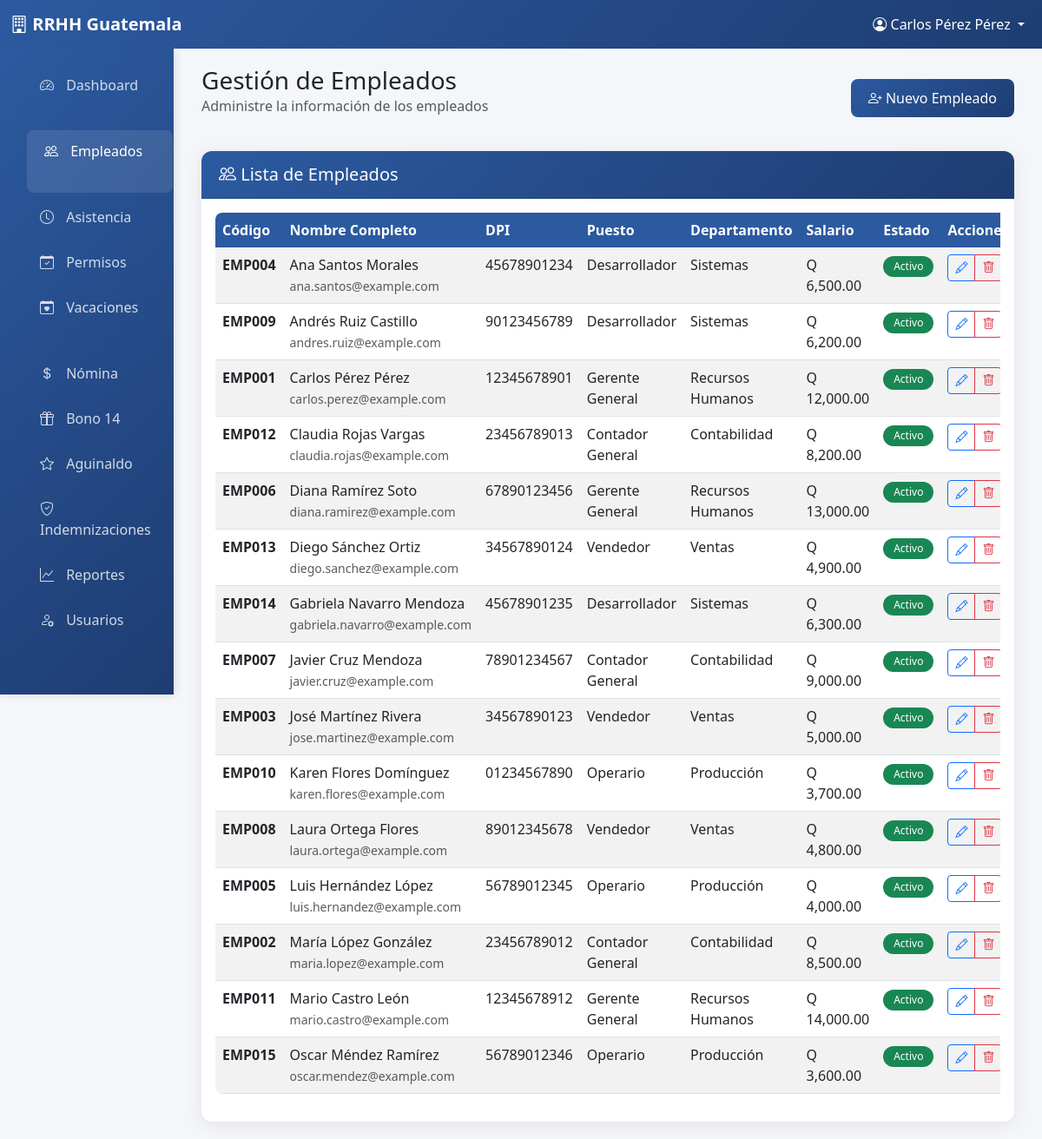
The page /empleados.php (signed in) on the database its author committed.
### tables this page shows
CREATE TABLE `empleados` (
  `id_empleado` int(11) NOT NULL,
  `codigo_empleado` varchar(20) NOT NULL,
  `nombres` varchar(100) NOT NULL,
  `apellidos` varchar(100) NOT NULL,
  `dpi` varchar(20) NOT NULL,
  `nit` varchar(15) DEFAULT NULL,
  `telefono` varchar(15) DEFAULT NULL,
  `email` varchar(100) DEFAULT NULL,
  `direccion` text DEFAULT NULL,
  `fecha_nacimiento` date DEFAULT NULL,
  `sexo` enum('M','F') DEFAULT NULL,
  `estado_civil` enum('soltero','casado','divorciado','viudo','union_hecho') DEFAULT NULL,
  `numero_igss` varchar(20) DEFAULT NULL,
  `numero_irtra` varchar(20) DEFAULT NULL,
  `numero_cuenta_bancaria` varchar(30) DEFAULT NULL,
  `banco` varchar(50) DEFAULT NULL,
  `id_puesto` int(11) DEFAULT NULL,
  `fecha_ingreso` date NOT NULL,
  `fecha_salida` date DEFAULT NULL,
  `salario_base` decimal(10,2) NOT NULL,
  `bonificacion_decreto` decimal(10,2) DEFAULT 250.00,
  `estado` enum('activo','inactivo','suspendido','finiquitado') DEFAULT 'activo',
  `foto` blob DEFAULT NULL,
  `fecha_creacion` timestamp NOT NULL DEFAULT current_timestamp(),
  `fecha_modificacion` timestamp NOT NULL DEFAULT current_timestamp() ON UPDATE current_timestamp()
);

CREATE TABLE `puestos` (
  `id_puesto` int(11) NOT NULL,
  `nombre` varchar(100) NOT NULL,
  `descripcion` text DEFAULT NULL,
  `salario_base` decimal(10,2) NOT NULL,
  `id_departamento` int(11) DEFAULT NULL,
  `estado` enum('activo','inactivo') DEFAULT 'activo',
  `fecha_creacion` timestamp NOT NULL DEFAULT current_timestamp()
);

CREATE TABLE `departamentos` (
  `id_departamento` int(11) NOT NULL,
  `nombre` varchar(100) NOT NULL,
  `descripcion` text DEFAULT NULL,
  `jefe_departamento` int(11) DEFAULT NULL,
  `estado` enum('activo','inactivo') DEFAULT 'activo',
  `fecha_creacion` timestamp NOT NULL DEFAULT current_timestamp()
);

### empleados.php (the view, shortened to what this page needs)
<?php
$database = new Database();
$db = $database->getConnection();
$action = $_GET['action'] ?? 'listar';
if ($action == 'listar') {
    $stmt = $db->query("
        SELECT e.*, p.nombre as puesto, d.nombre as departamento
        FROM empleados e
        LEFT JOIN puestos p ON e.id_puesto = p.id_puesto
        LEFT JOIN departamentos d ON p.id_departamento = d.id_departamento
        WHERE e.estado != 'finiquitado'
        ORDER BY e.nombres, e.apellidos
    ");
    $empleados = $stmt->fetchAll(PDO::FETCH_ASSOC);
}
include 'includes/header.php';
?>
<div class="container-fluid">
    <div class="row">
        <?php include 'includes/sidebar.php'; ?>
        <div class="col-lg-10">
            <div class="main-content">
                <?php if ($action == 'listar'): ?>
                <div class="d-flex justify-content-between align-items-center mb-4">
                    <div>
                        <h1 class="h3 mb-0">Gestión de Empleados</h1>
                        <p class="text-muted">Administre la información de los empleados</p>
                    </div>
                    <a href="?action=nuevo" class="btn btn-primary">
                        <i class="bi bi-person-plus"></i> Nuevo Empleado
                    </a>
                </div>
                <div class="card">
                    <div class="card-header">
                        <h5 class="mb-0"><i class="bi bi-people"></i> Lista de Empleados</h5>
                    </div>
                    <div class="card-body">
                        <div class="table-responsive">
                            <table id="empleadosTable" class="table table-striped table-hover">
                                <thead>
                                    <tr>
                                        <th>Código</th>
                                        <th>Nombre Completo</th>
                                        <th>DPI</th>
                                        <th>Puesto</th>
                                        <th>Departamento</th>
                                        <th>Salario</th>
                                        <th>Estado</th>
                                        <th>Acciones</th>
                                    </tr>
                                </thead>
                                <tbody>
                                    <?php foreach ($empleados as $emp): ?>
                                    <tr>
                                        <td><strong><?php echo $emp['codigo_empleado']; ?></strong></td>
                                        <td>
                                            <?php echo $emp['nombres'] . ' ' . $emp['apellidos']; ?><br>
                                            <small class="text-muted"><?php echo $emp['email']; ?></small>
                                        </td>
                                        <td><?php echo $emp['dpi']; ?></td>
                                        <td><?php echo $emp['puesto'] ?: 'Sin asignar'; ?></td>
                                        <td><?php echo $emp['departamento'] ?: 'Sin asignar'; ?></td>
                                        <td>Q <?php echo number_format($emp['salario_base'], 2); ?></td>
                                        <td>
                                            <?php
                                            $badge_class = '';
                                            switch($emp['estado']) {
                                                case 'activo': $badge_class = 'bg-success'; break;
                                            }
                                            ?>
                                            <span class="badge <?php echo $badge_class; ?>">
                                                <?php echo ucfirst($emp['estado']); ?>
                                            </span>
                                        </td>
                                        <td>
                                            <div class="btn-group" role="group">
                                                <a href="?action=editar&id=<?php echo $emp['id_empleado']; ?>"
                                                   class="btn btn-sm btn-outline-primary" data-bs-toggle="tooltip" title="Editar">
                                                    <i class="bi bi-pencil"></i>
                                                </a>
                                                <button onclick="confirmDelete('?action=eliminar&id=<?php echo $emp['id_empleado']; ?>', '¿Desea desactivar este empleado?')"
                                                        class="btn btn-sm btn-outline-danger" data-bs-toggle="tooltip" title="Desactivar">
                                                    <i class="bi bi-trash"></i>
                                                </button>
                                            </div>
                                        </td>
                                    </tr>
                                    <?php endforeach; ?>
                                </tbody>
                            </table>
                        </div>
                    </div>
                </div>
                <?php endif; ?>
            </div>
        </div>
    </div>
</div>
<?php include 'includes/footer.php'; ?>

### includes/header.php (style rules this page uses)
:root { --primary-color: #2c5aa0; --secondary-color: #f8f9fa; --accent-color: #28a745; --warning-color: #ffc107; --danger-color: #dc3545; --dark-color: #343a40; }
body { background-color: #f4f6f9; font-family: 'Segoe UI', Tahoma, Geneva, Verdana, sans-serif; }
.main-content { padding: 20px; }
.card { border: none; border-radius: 12px; box-shadow: 0 4px 20px rgba(0,0,0,0.08); transition: transform 0.2s ease, box-shadow 0.2s ease; }
.card-header { background: linear-gradient(135deg, var(--primary-color), #1e3d72); color: white; border-radius: 12px 12px 0 0 !important; padding: 15px 20px; }
.btn-primary { background: linear-gradient(135deg, var(--primary-color), #1e3d72); border: none; border-radius: 8px; padding: 10px 20px; font-weight: 500; transition: all 0.3s ease; }
.table { border-radius: 8px; overflow: hidden; }
.table thead th { background-color: var(--primary-color); color: white; border: none; font-weight: 600; }
.badge { padding: 6px 12px; border-radius: 20px; font-weight: 500; }

### rows shown on the page
empleados: codigo_empleado "EMP004", nombres "Ana", apellidos "Santos Morales", email "ana.santos@example.com", dpi "45678901234", id_puesto.nombre "Desarrollador", departamentos.nombre "Sistemas", salario_base "6,500.00", estado "Activo"
empleados: codigo_empleado "EMP009", nombres "Andrés", apellidos "Ruiz Castillo", email "andres.ruiz@example.com", dpi "90123456789", id_puesto.nombre "Desarrollador", departamentos.nombre "Sistemas", salario_base "6,200.00", estado "Activo"
empleados: codigo_empleado "EMP001", nombres "Carlos", apellidos "Pérez Pérez", email "carlos.perez@example.com", dpi "12345678901", id_puesto.nombre "Gerente General", departamentos.nombre "Recursos Humanos", salario_base "12,000.00", estado "Activo"
empleados: codigo_empleado "EMP012", nombres "Claudia", apellidos "Rojas Vargas", email "claudia.rojas@example.com", dpi "23456789013", id_puesto.nombre "Contador General", departamentos.nombre "Contabilidad", salario_base "8,200.00", estado "Activo"
empleados: codigo_empleado "EMP006", nombres "Diana", apellidos "Ramírez Soto", email "diana.ramirez@example.com", dpi "67890123456", id_puesto.nombre "Gerente General", departamentos.nombre "Recursos Humanos", salario_base "13,000.00", estado "Activo"
empleados: codigo_empleado "EMP013", nombres "Diego", apellidos "Sánchez Ortiz", email "diego.sanchez@example.com", dpi "34567890124", id_puesto.nombre "Vendedor", departamentos.nombre "Ventas", salario_base "4,900.00", estado "Activo"
empleados: codigo_empleado "EMP014", nombres "Gabriela", apellidos "Navarro Mendoza", email "gabriela.navarro@example.com", dpi "45678901235", id_puesto.nombre "Desarrollador", departamentos.nombre "Sistemas", salario_base "6,300.00", estado "Activo"
empleados: codigo_empleado "EMP007", nombres "Javier", apellidos "Cruz Mendoza", email "javier.cruz@example.com", dpi "78901234567", id_puesto.nombre "Contador General", departamentos.nombre "Contabilidad", salario_base "9,000.00", estado "Activo"
empleados: codigo_empleado "EMP003", nombres "José", apellidos "Martínez Rivera", email "jose.martinez@example.com", dpi "34567890123", id_puesto.nombre "Vendedor", departamentos.nombre "Ventas", salario_base "5,000.00", estado "Activo"
empleados: codigo_empleado "EMP010", nombres "Karen", apellidos "Flores Domínguez", email "karen.flores@example.com", dpi "01234567890", id_puesto.nombre "Operario", departamentos.nombre "Producción", salario_base "3,700.00", estado "Activo"
empleados: codigo_empleado "EMP008", nombres "Laura", apellidos "Ortega Flores", email "laura.ortega@example.com", dpi "89012345678", id_puesto.nombre "Vendedor", departamentos.nombre "Ventas", salario_base "4,800.00", estado "Activo"
empleados: codigo_empleado "EMP005", nombres "Luis", apellidos "Hernández López", email "luis.hernandez@example.com", dpi "56789012345", id_puesto.nombre "Operario", departamentos.nombre "Producción", salario_base "4,000.00", estado "Activo"
empleados: codigo_empleado "EMP002", nombres "María", apellidos "López González", email "maria.lopez@example.com", dpi "23456789012", id_puesto.nombre "Contador General", departamentos.nombre "Contabilidad", salario_base "8,500.00", estado "Activo"
empleados: codigo_empleado "EMP011", nombres "Mario", apellidos "Castro León", email "mario.castro@example.com", dpi "12345678912", id_puesto.nombre "Gerente General", departamentos.nombre "Recursos Humanos", salario_base "14,000.00", estado "Activo"
empleados: codigo_empleado "EMP015", nombres "Oscar", apellidos "Méndez Ramírez", email "oscar.mendez@example.com", dpi "56789012346", id_puesto.nombre "Operario", departamentos.nombre "Producción", salario_base "3,600.00", estado "Activo"

### other values the page prints
$_SESSION['nombre_usuario'] "Carlos Pérez Pérez"
